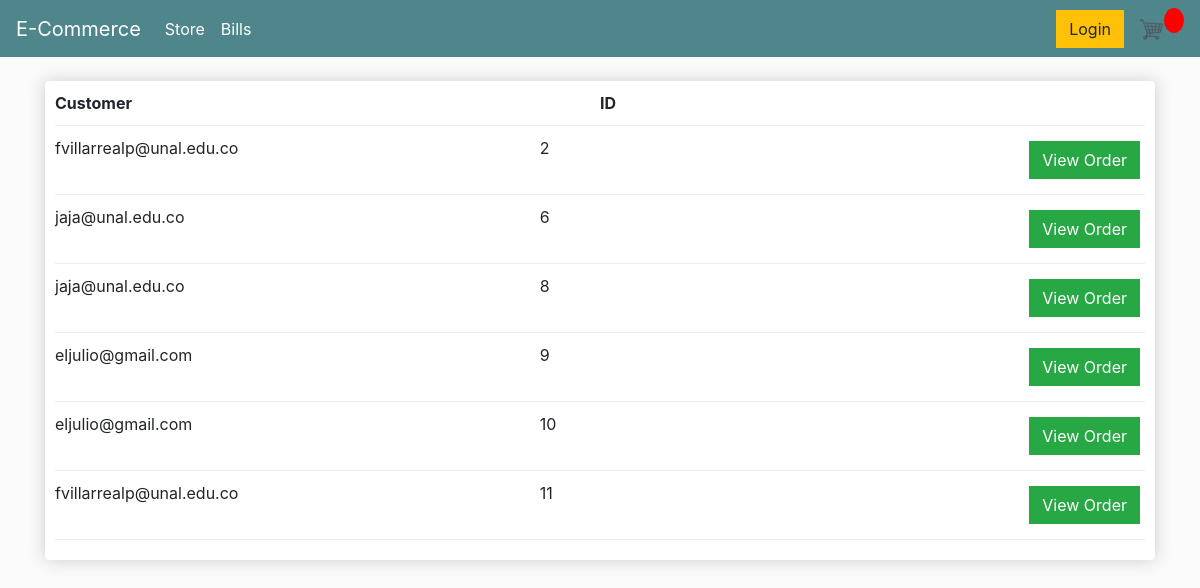
The app's page /bills/ (signed in) with its own data.
### store/models.py (models this page shows, shortened)
class Order(models.Model):
    customer = models.ForeignKey(Customer, on_delete=models.SET_NULL, null=True, blank=True)
    date_ordered = models.DateField(auto_now_add=True) # Select the current date
    complete  = models.BooleanField(default=False, null=True, blank=True)
    transaction_id = models.CharField(max_length=200, null=True)

class Customer(models.Model):
    user = models.OneToOneField(User, on_delete=models.CASCADE, null=True, blank=True) # on_delate CASCADE means that when the User is delated, the Customer too
    name = models.CharField(max_length=200, null=True)
    email = models.CharField(max_length=200, null=True)

### store/views.py (the view)
# urls.py: path('bills/', views.billsList, name='bills'),
def billsList(request):
    orders = Order.objects.all()
    context = {'orders': orders}
    return render(request, 'store/bills.html', context)

### store/templates/store/bills.html
{% extends 'store/main.html' %}
{% load static %}
{% block content %}
<br>
<div class="box-element">
    <div class="cart-row">
        <div style="flex:2"><strong>Customer</strong></div>
        <div style="flex:1"><strong>ID</strong></div>
        <div style="flex:1"><strong></strong></div>
    </div>
    {% for order in orders %}
    {% if order.complete %}
    <div class="cart-row">
        <div style="flex:2"><p>{{order.customer.email}}</p></div>
        <div style="flex:2"><p>{{order.id}}</p></div>
        <div>
            <a  style="float:right; margin:5px;" class="btn btn-success" href="{{order.id}}">View Order</a>
        </div>
    </div>
    {% endif %}
    {% endfor %}
</div>
{% endblock content %}

### static/css/main.css (style rules this page uses)
body { background-color: hsl(0, 0%, 98%); }
.box-element { box-shadow:hsl(0, 0%, 80%) 0 0 16px; background-color: #fff; border-radius: 4px; padding: 10px; }
.btn { border-radius: 0; }
.cart-row { display: flex; align-items: flex-stretch; padding-bottom: 10px; margin-bottom: 10px; border-bottom: 1px solid #ececec; }

### records on screen
Order: customer.email "fvillarrealp@unal.edu.co", id "2"
Order: customer.email "jaja@unal.edu.co", id "6"
Order: customer.email "jaja@unal.edu.co", id "8"
Order: customer.email "eljulio@gmail.com", id "9"
Order: customer.email "eljulio@gmail.com", id "10"
Order: customer.email "fvillarrealp@unal.edu.co", id "11"
